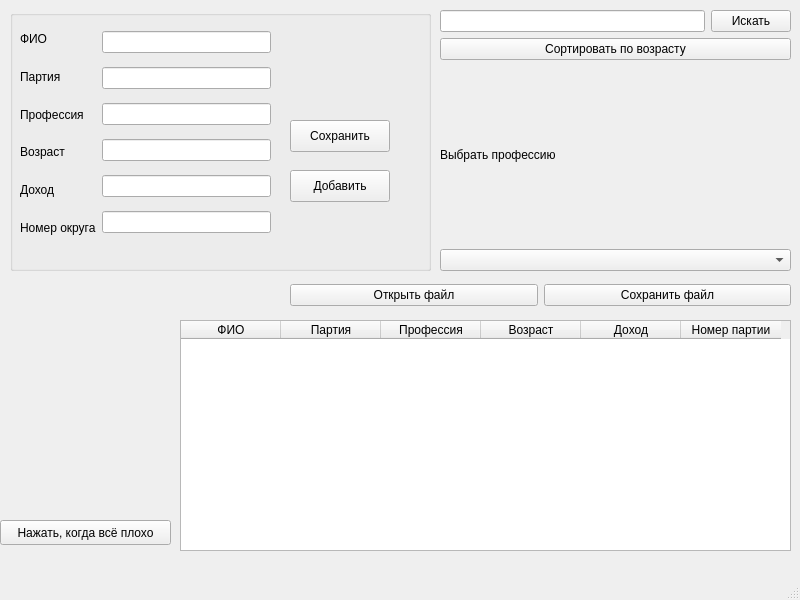
<?xml version="1.0" encoding="UTF-8"?>
<ui version="4.0">
 <class>MainWindow</class>
 <widget class="QMainWindow" name="MainWindow">
  <property name="geometry">
   <rect>
    <x>0</x>
    <y>0</y>
    <width>800</width>
    <height>600</height>
   </rect>
  </property>
  <property name="windowTitle">
   <string>MainWindow</string>
  </property>
  <widget class="QWidget" name="centralwidget">
   <widget class="QTableWidget" name="tableWidget">
    <property name="geometry">
     <rect>
      <x>180</x>
      <y>320</y>
      <width>611</width>
      <height>231</height>
     </rect>
    </property>
    <column>
     <property name="text">
      <string>ФИО</string>
     </property>
    </column>
    <column>
     <property name="text">
      <string>Партия</string>
     </property>
    </column>
    <column>
     <property name="text">
      <string>Профессия</string>
     </property>
    </column>
    <column>
     <property name="text">
      <string>Возраст</string>
     </property>
    </column>
    <column>
     <property name="text">
      <string>Доход</string>
     </property>
    </column>
    <column>
     <property name="text">
      <string>Номер партии</string>
     </property>
    </column>
   </widget>
   <widget class="QLabel" name="label_SaveFileMessage">
    <property name="geometry">
     <rect>
      <x>0</x>
      <y>290</y>
      <width>281</width>
      <height>16</height>
     </rect>
    </property>
    <property name="text">
     <string/>
    </property>
   </widget>
   <widget class="QGroupBox" name="groupBox">
    <property name="geometry">
     <rect>
      <x>10</x>
      <y>10</y>
      <width>421</width>
      <height>261</height>
     </rect>
    </property>
    <property name="title">
     <string/>
    </property>
    <widget class="QPushButton" name="buttonCreateAdd">
     <property name="geometry">
      <rect>
       <x>280</x>
       <y>160</y>
       <width>100</width>
       <height>32</height>
      </rect>
     </property>
     <property name="text">
      <string>Добавить</string>
     </property>
    </widget>
    <widget class="QLabel" name="label_Id">
     <property name="geometry">
      <rect>
       <x>310</x>
       <y>50</y>
       <width>21</width>
       <height>21</height>
      </rect>
     </property>
     <property name="text">
      <string/>
     </property>
    </widget>
    <widget class="QPushButton" name="buttonCreateSave">
     <property name="geometry">
      <rect>
       <x>280</x>
       <y>110</y>
       <width>100</width>
       <height>32</height>
      </rect>
     </property>
     <property name="text">
      <string>Сохранить</string>
     </property>
    </widget>
    <widget class="QWidget" name="horizontalLayoutWidget">
     <property name="geometry">
      <rect>
       <x>10</x>
       <y>13</y>
       <width>251</width>
       <height>221</height>
      </rect>
     </property>
     <layout class="QHBoxLayout" name="horizontalLayout">
      <item>
       <layout class="QVBoxLayout" name="verticalLayout">
        <item>
         <widget class="QLabel" name="label_2">
          <property name="text">
           <string>ФИО</string>
          </property>
         </widget>
        </item>
        <item>
         <widget class="QLabel" name="label_3">
          <property name="text">
           <string>Партия</string>
          </property>
         </widget>
        </item>
        <item>
         <widget class="QLabel" name="label_4">
          <property name="text">
           <string>Профессия</string>
          </property>
         </widget>
        </item>
        <item>
         <widget class="QLabel" name="label_5">
          <property name="text">
           <string>Возраст</string>
          </property>
         </widget>
        </item>
        <item>
         <widget class="QLabel" name="label_6">
          <property name="text">
           <string>Доход</string>
          </property>
         </widget>
        </item>
        <item>
         <widget class="QLabel" name="label_7">
          <property name="text">
           <string>Номер округа</string>
          </property>
         </widget>
        </item>
       </layout>
      </item>
      <item>
       <layout class="QVBoxLayout" name="verticalLayout_2">
        <item>
         <widget class="QLineEdit" name="line_create_author"/>
        </item>
        <item>
         <widget class="QLineEdit" name="line_create_bookName"/>
        </item>
        <item>
         <widget class="QLineEdit" name="line_create_companyName"/>
        </item>
        <item>
         <widget class="QLineEdit" name="line_create_bookYear"/>
        </item>
        <item>
         <widget class="QLineEdit" name="line_create_pageQuantity"/>
        </item>
        <item>
         <widget class="QLineEdit" name="line_create_pageQuantity_2"/>
        </item>
       </layout>
      </item>
     </layout>
    </widget>
   </widget>
   <widget class="QLabel" name="label_8">
    <property name="geometry">
     <rect>
      <x>25</x>
      <y>246</y>
      <width>251</width>
      <height>261</height>
     </rect>
    </property>
    <property name="text">
     <string/>
    </property>
   </widget>
   <widget class="QPushButton" name="pushAlarm">
    <property name="geometry">
     <rect>
      <x>0</x>
      <y>520</y>
      <width>171</width>
      <height>25</height>
     </rect>
    </property>
    <property name="text">
     <string>Нажать, когда всё плохо</string>
    </property>
   </widget>
   <widget class="QLabel" name="label_9">
    <property name="geometry">
     <rect>
      <x>30</x>
      <y>280</y>
      <width>301</width>
      <height>41</height>
     </rect>
    </property>
    <property name="text">
     <string/>
    </property>
   </widget>
   <widget class="QWidget" name="horizontalLayoutWidget_2">
    <property name="geometry">
     <rect>
      <x>290</x>
      <y>280</y>
      <width>501</width>
      <height>31</height>
     </rect>
    </property>
    <layout class="QHBoxLayout" name="horizontalLayout_2">
     <item>
      <widget class="QPushButton" name="pushButton_2">
       <property name="text">
        <string>Открыть файл</string>
       </property>
      </widget>
     </item>
     <item>
      <widget class="QPushButton" name="pushButton_Save">
       <property name="text">
        <string>Сохранить файл</string>
       </property>
      </widget>
     </item>
    </layout>
   </widget>
   <widget class="QWidget" name="verticalLayoutWidget_3">
    <property name="geometry">
     <rect>
      <x>440</x>
      <y>10</y>
      <width>351</width>
      <height>261</height>
     </rect>
    </property>
    <layout class="QVBoxLayout" name="verticalLayout_3">
     <item>
      <layout class="QHBoxLayout" name="horizontalLayout_3">
       <item>
        <widget class="QLineEdit" name="line_search"/>
       </item>
       <item>
        <widget class="QPushButton" name="search_button">
         <property name="text">
          <string>Искать</string>
         </property>
        </widget>
       </item>
      </layout>
     </item>
     <item>
      <widget class="QPushButton" name="sort_year">
       <property name="text">
        <string>Сортировать по возрасту</string>
       </property>
      </widget>
     </item>
     <item>
      <widget class="QLabel" name="label">
       <property name="text">
        <string>Выбрать профессию</string>
       </property>
      </widget>
     </item>
     <item>
      <widget class="QComboBox" name="comboBox_Company"/>
     </item>
    </layout>
   </widget>
  </widget>
  <widget class="QMenuBar" name="menubar">
   <property name="geometry">
    <rect>
     <x>0</x>
     <y>0</y>
     <width>800</width>
     <height>22</height>
    </rect>
   </property>
  </widget>
  <widget class="QStatusBar" name="statusbar"/>
 </widget>
 <resources/>
 <connections/>
</ui>
